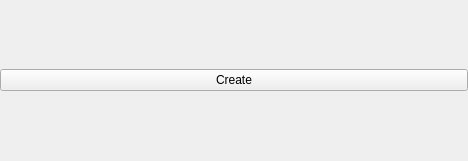
<?xml version="1.0" encoding="UTF-8"?>
<ui version="4.0">
 <class>CEdgeLinesTestGuiComp</class>
 <widget class="QWidget" name="CEdgeLinesTestGuiComp">
  <property name="geometry">
   <rect>
    <x>0</x>
    <y>0</y>
    <width>468</width>
    <height>161</height>
   </rect>
  </property>
  <layout class="QVBoxLayout" name="verticalLayout">
   <property name="margin">
    <number>0</number>
   </property>
   <item>
    <widget class="QPushButton" name="CreateLinesButton">
     <property name="text">
      <string>Create</string>
     </property>
    </widget>
   </item>
  </layout>
 </widget>
 <resources/>
 <connections/>
</ui>
